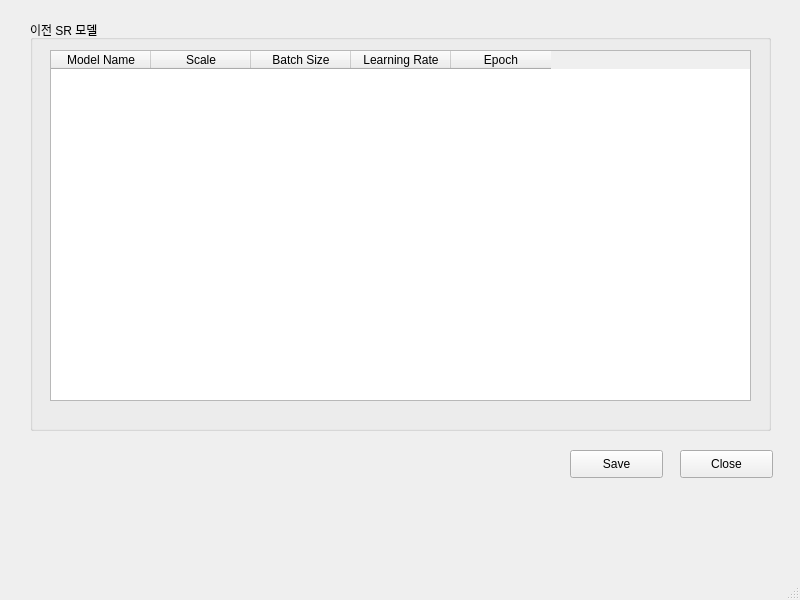
<?xml version="1.0" encoding="UTF-8"?>
<ui version="4.0">
 <class>MainWindow</class>
 <widget class="QMainWindow" name="MainWindow">
  <property name="geometry">
   <rect>
    <x>0</x>
    <y>0</y>
    <width>800</width>
    <height>600</height>
   </rect>
  </property>
  <property name="windowTitle">
   <string>MainWindow</string>
  </property>
  <widget class="QWidget" name="centralwidget">
   <widget class="QTableWidget" name="tableWidget">
    <property name="geometry">
     <rect>
      <x>50</x>
      <y>50</y>
      <width>701</width>
      <height>351</height>
     </rect>
    </property>
    <property name="dragEnabled">
     <bool>true</bool>
    </property>
    <column>
     <property name="text">
      <string>Model Name</string>
     </property>
    </column>
    <column>
     <property name="text">
      <string>Scale</string>
     </property>
    </column>
    <column>
     <property name="text">
      <string>Batch Size</string>
     </property>
    </column>
    <column>
     <property name="text">
      <string>Learning Rate</string>
     </property>
    </column>
    <column>
     <property name="text">
      <string>Epoch</string>
     </property>
    </column>
   </widget>
   <widget class="QGroupBox" name="groupBox">
    <property name="geometry">
     <rect>
      <x>30</x>
      <y>20</y>
      <width>741</width>
      <height>411</height>
     </rect>
    </property>
    <property name="title">
     <string>이전 SR 모델</string>
    </property>
   </widget>
   <widget class="QPushButton" name="selectSRBtn">
    <property name="geometry">
     <rect>
      <x>570</x>
      <y>450</y>
      <width>93</width>
      <height>28</height>
     </rect>
    </property>
    <property name="cursor">
     <cursorShape>PointingHandCursor</cursorShape>
    </property>
    <property name="text">
     <string>Save</string>
    </property>
   </widget>
   <widget class="QPushButton" name="closeBtn">
    <property name="geometry">
     <rect>
      <x>680</x>
      <y>450</y>
      <width>93</width>
      <height>28</height>
     </rect>
    </property>
    <property name="cursor">
     <cursorShape>PointingHandCursor</cursorShape>
    </property>
    <property name="text">
     <string>Close</string>
    </property>
   </widget>
   <zorder>groupBox</zorder>
   <zorder>tableWidget</zorder>
   <zorder>selectSRBtn</zorder>
   <zorder>closeBtn</zorder>
  </widget>
  <widget class="QMenuBar" name="menubar">
   <property name="geometry">
    <rect>
     <x>0</x>
     <y>0</y>
     <width>800</width>
     <height>26</height>
    </rect>
   </property>
  </widget>
  <widget class="QStatusBar" name="statusbar"/>
 </widget>
 <resources/>
 <connections/>
</ui>
